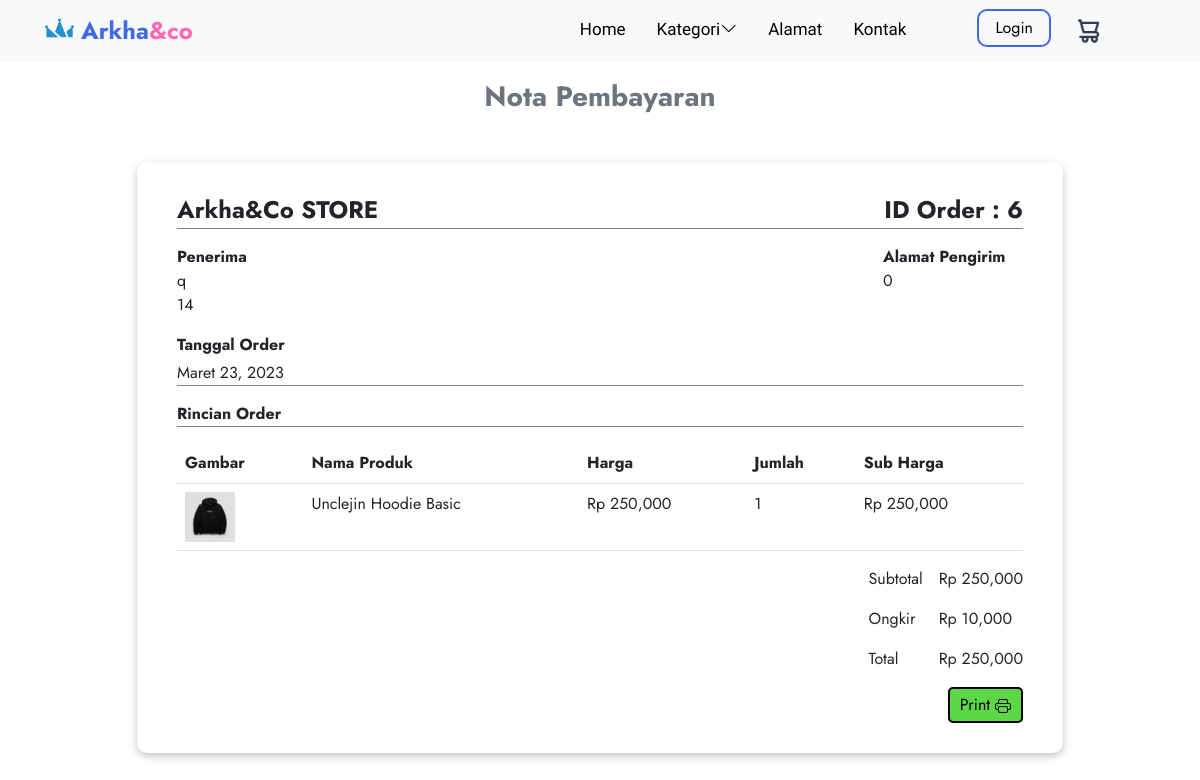
The page /nota-order.php?id=6 on the database its author committed.
### tables this page shows
CREATE TABLE `user_order` (
  `id_order` int(20) NOT NULL,
  `id_user` int(20) NOT NULL,
  `nama_penerima` varchar(50) NOT NULL,
  `kota` varchar(50) NOT NULL,
  `provinsi` varchar(50) NOT NULL,
  `kecamatan` varchar(50) NOT NULL,
  `kode_pos` int(6) NOT NULL,
  `alamat` varchar(50) NOT NULL,
  `phone` int(25) NOT NULL,
  `ongkir` int(50) NOT NULL,
  `total_order` int(50) NOT NULL,
  `status` varchar(50) NOT NULL
);

CREATE TABLE `detail_order` (
  `id_detail_order` int(20) NOT NULL,
  `id_order` int(20) NOT NULL,
  `id_produk` int(50) NOT NULL,
  `nama_produk` varchar(100) NOT NULL,
  `harga_produk` int(20) NOT NULL,
  `jumlah` int(20) NOT NULL,
  `subharga` int(20) NOT NULL
);

CREATE TABLE `data_produk` (
  `id_produk` int(50) NOT NULL,
  `id_kategori` int(20) NOT NULL,
  `nama_produk` varchar(100) NOT NULL,
  `harga_produk` int(50) NOT NULL,
  `harga_normal` int(50) NOT NULL,
  `stok_produk` int(10) NOT NULL,
  `produk_terjual` int(50) NOT NULL,
  `gambar_produk` blob NOT NULL,
  `deskripsi_produk` text NOT NULL
);

### nota-order.php (the view, shortened to what this page needs)
<?php
include 'koneksi.php';
?>
<!doctype html>
<html lang="en">
<head>
    <link href="https://cdn.jsdelivr.net/npm/bootstrap@5.2.3/dist/css/bootstrap.min.css" rel="stylesheet">
    <link rel="stylesheet" href="https://cdn.jsdelivr.net/npm/bootstrap-icons@1.3.0/font/bootstrap-icons.css">
    <link rel="stylesheet" href="https://unpkg.com/aos@next/dist/aos.css" />
</head>
<body>
    <?php require 'navbar.php'; ?>
    <section id="nota" class="pt-3 pb-5" style="height: auto; background-color: #ffffff; overflow: auto;">
        <div class="container">
            <div class="row pt-5 gap-4 justify-content-center">
                <div class="col-lg-10">
                    <h3 class="fw-bold mb-4 text-center pt-3 text-secondary">Nota Pembayaran</h3>
                    <div class="tampilan-form spinner mt-5">
                        <div class="fw-bold fs-4 d-flex justify-content-between" style="border-bottom: 1px solid gray;">
                            <span>Arkha&Co STORE</span>
                            <span>ID Order : <?php echo $_GET['id']; ?></span>
                        </div>
                        <div class="d-flex justify-content-between pt-3">
                            <?php
                            $id = $_GET['id'];
                            $query = mysqli_query($koneksi, "SELECT * FROM user_order WHERE id_order = '$id'");
                            $cetak = mysqli_fetch_assoc($query);
                            ?>
                            <div class="">
                                <span class="fw-bold">Penerima</span>
                                <p class="m-0"><?= $cetak['nama_penerima']; ?></p>
                                <p><?= $cetak['phone']; ?></p>
                            </div>
                            <div>
                                <span class="fw-bold">Alamat Pengirim</span>
                                <p class="" style="width: 140px;"><?= $cetak['alamat'] ?></p>
                            </div>
                        </div>
                        <div class="">
                            <span class="fw-bold">Tanggal Order</span>
                            <p class="mt-1" style="border-bottom: 1px solid gray;">Maret 23, 2023</p>
                        </div>
                        <div>
                            <p class=" fw-bold" style="border-bottom: 1px solid gray ;">Rincian Order</p>
                            <table class="table">
                                <?php
                                $id_order = $_GET['id'];
                                $order = mysqli_query($koneksi, "SELECT ongkir, total_order FROM user_order WHERE id_order = '$id_order'");
                                $data_order = mysqli_fetch_assoc($order);
                                $subtotal = 0;
                                $query_produk = mysqli_query($koneksi, "SELECT * FROM detail_order d JOIN data_produk p ON d.id_produk = p.id_produk WHERE id_order= '$id_order'");
                                while ($produk = mysqli_fetch_assoc($query_produk)) {
                                ?>
                                    <tr>
                                        <th>Gambar</th>
                                        <th>Nama Produk</th>
                                        <th>Harga</th>
                                        <th>Jumlah</th>
                                        <th>Sub Harga</th>
                                    </tr>
                                    <tr>
                                        <td>
                                            <?php if ($produk['gambar_produk'] != null) : ?>
                                                <img src="./admin/img/fotoProduk/<?php echo $produk['gambar_produk'] ?>" width="50px" height="50px">
                                            <?php endif; ?>
                                        </td>
                                        <td><?= $produk['nama_produk']; ?></td>
                                        <td>Rp <?= number_format($produk['harga_produk']); ?></td>
                                        <td> <?= $produk['jumlah']; ?> </td>
                                        <td>Rp <?= number_format($produk['subharga']); ?></td>
                                    </tr>
                                <?php
                                    $subtotal += $produk['subharga'];
                                }
                                ?>
                            </table>
                            <div class="d-flex justify-content-end gap-3">
                                <div>
                                    <p>Subtotal</p>
                                    <p>Ongkir</p>
                                    <p>Total</p>
                                </div>
                                <div>
                                    <?php
                                    $ongkir = 10000;
                                    ?>
                                    <p>Rp <?= number_format($subtotal); ?></p>
                                    <p>Rp <?= number_format($ongkir); ?></p>
                                    <p>Rp <?= number_format($data_order['total_order']); ?></p>
                                </div>
                            </div>
                            <div class="d-flex justify-content-end d-print-none">
                                <a href="javascript:window.print()" style="background-color: #5cd847; padding: 4px 10px ; border-radius: 5px; border: 2px solid black;">Print <i class="bi bi-printer"></i></a>
                            </div>
                        </div>
                    </div>
                </div>
            </div>
        </div>
    </section>
</body>
</html>

### nota-order.php (style rules this page uses)
body { font-family: 'Jost', sans-serif; background-color: #f6f5f5; }
a { text-decoration: none; color: black; margin-bottom: 0; padding-bottom: 0; }
img { -webkit-transition: 0.6s ease; transition: 0.6s ease; }
i { color: #000000; }
.bi-printer::before { color: black; vertical-align: middle; }
.tampilan-form { background-color: #ffffff; padding: 30px 40px; border-radius: 10px; box-shadow: rgba(0, 0, 0, 0.24) 0px 3px 8px; }

### rows shown on the page
user_order: nama_penerima "q", phone "14", alamat "0", total_order "250,000"
detail_order: id_produk.gambar_produk (picture), id_produk.nama_produk "Unclejin Hoodie Basic", id_produk.harga_produk "250,000", jumlah "1", subharga "250,000"

### other values the page prints
$_GET['id'] "6"
$subtotal "250,000"
$ongkir "10,000"
